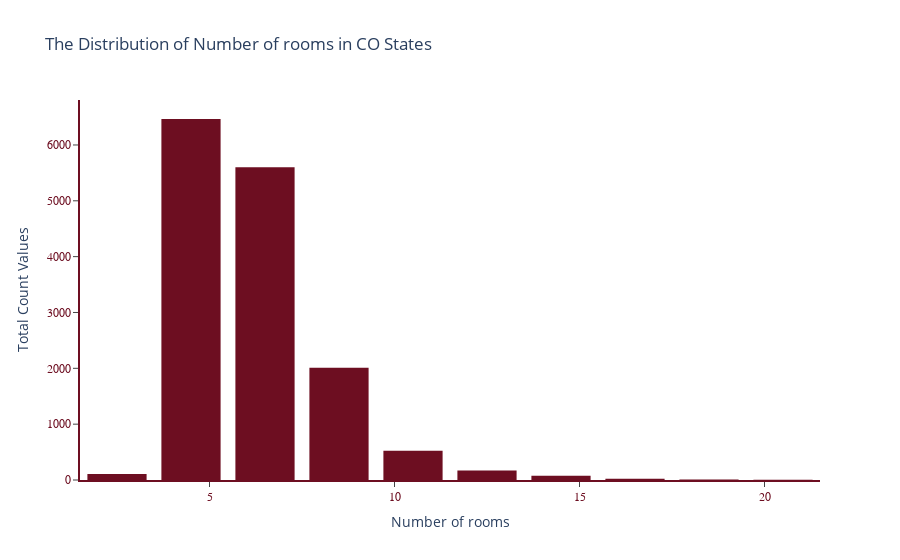

Notebook source saved alongside this figure:
### Code cell
fig = px.histogram(df['rooms'], nbins=10,
                title='The Distribution of Number of rooms in CO States', color_discrete_sequence=["#6D0E21"])
fig.update_layout(xaxis_title_text='Number of rooms', yaxis_title_text='Total Count Values', bargap=0.2,
                 xaxis = dict(showgrid=False, showticklabels=True, showline=True,
                              linewidth=2, linecolor='#6D0E21',ticks='outside',
                              tickfont=dict(family='Arial',size=12,color='#6D0E21')),
                  yaxis = dict(showgrid=False, showticklabels=True, showline=True,
                              linewidth=2, linecolor='#6D0E21',ticks='outside',
                              tickfont=dict(family='Arial',size=12,color='#6D0E21')),
                 plot_bgcolor='white',showlegend=False, autosize=False)

### Figure 1 — Plotly figure (JSON) as saved in the notebook; plotly's stock layout.template omitted (floating-point values rounded to 4 significant figures; data arrays with more than 128 entries replaced by an {"elided": "..."} marker saying what was removed)
{"data": [{"alignmentgroup": "True", "bingroup": "x", "hovertemplate": "variable=rooms<br>value=%{x}<br>count=%{y}<extra></extra>", "legendgroup": "rooms", "marker": {"color": "#6D0E21", "pattern": {"shape": ""}}, "name": "rooms", "nbinsx": 10, "offsetgroup": "rooms", "orientation": "v", "showlegend": true, "type": "histogram", "x": {"elided": "14984 int values"}, "xaxis": "x", "yaxis": "y"}], "layout": {"autosize": false, "bargap": 0.2, "barmode": "relative", "legend": {"title": {"text": "variable"}, "tracegroupgap": 0}, "plot_bgcolor": "white", "showlegend": false, "title": {"text": "The Distribution of Number of rooms in CO States"}, "xaxis": {"anchor": "y", "domain": [0, 1], "linecolor": "#6D0E21", "linewidth": 2, "showgrid": false, "showline": true, "showticklabels": true, "tickfont": {"color": "#6D0E21", "family": "Arial", "size": 12}, "ticks": "outside", "title": {"text": "Number of rooms"}}, "yaxis": {"anchor": "x", "domain": [0, 1], "linecolor": "#6D0E21", "linewidth": 2, "showgrid": false, "showline": true, "showticklabels": true, "tickfont": {"color": "#6D0E21", "family": "Arial", "size": 12}, "ticks": "outside", "title": {"text": "Total Count Values"}}}}
